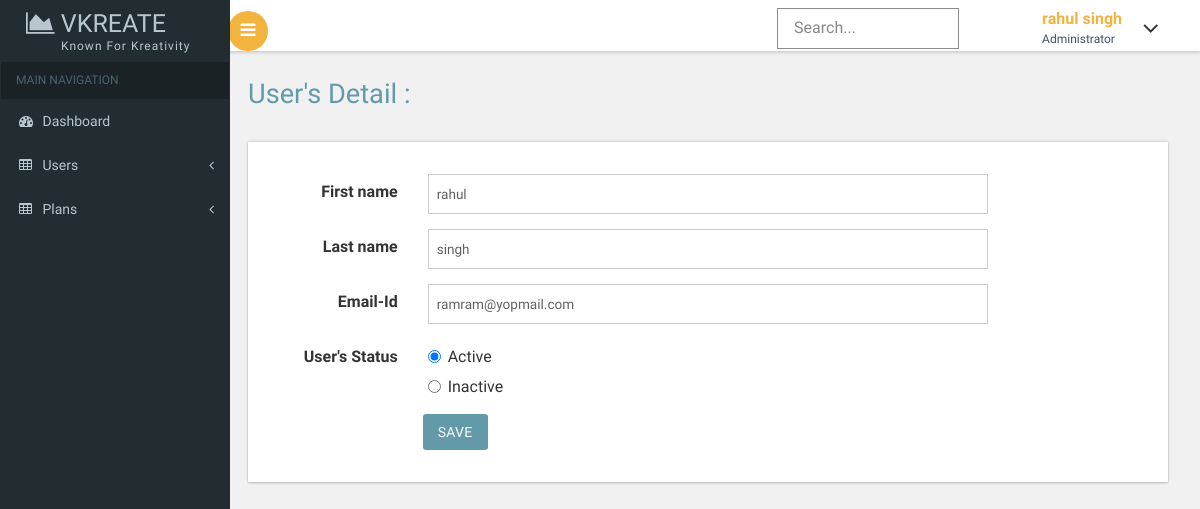
Page /admin/editusers.php?id=1 (signed in) on the earlier database version.
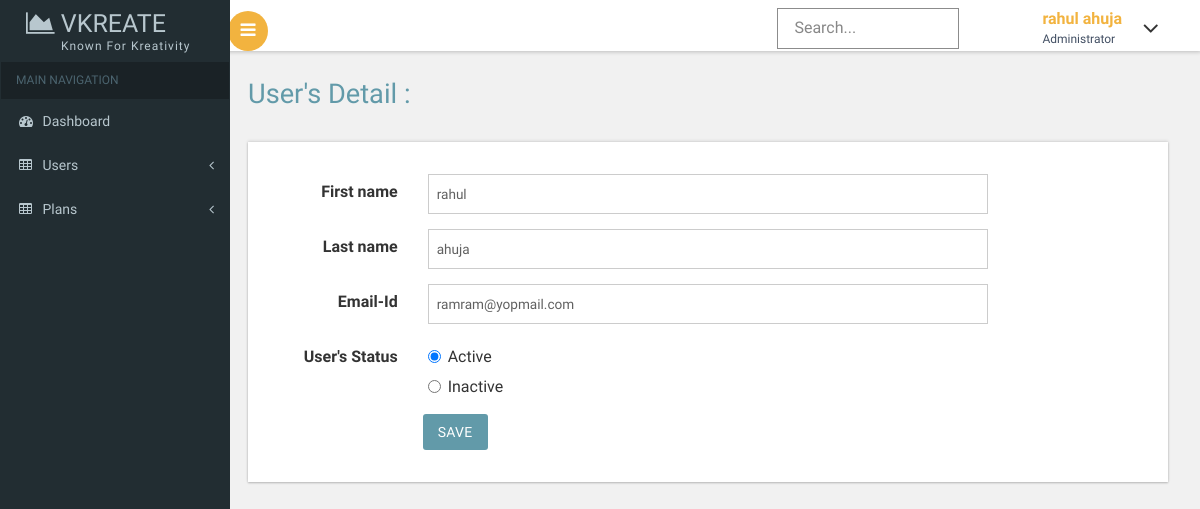
Same page on the later database version.
### tables this page shows
CREATE TABLE `user_table` (
  `id` int(11) NOT NULL,
  `first_name` varchar(30) NOT NULL,
  `last_name` varchar(30) NOT NULL,
  `email` varchar(50) NOT NULL,
  `verifyemail` varchar(50) DEFAULT NULL,
  `remember_tocken` varchar(100) DEFAULT NULL,
  `password` int(30) NOT NULL,
  `status` int(11) NOT NULL DEFAULT 2
);

### admin/editusers.php (the view, shortened to what the changed rows need)
<?php
try
{
require("../connection.php");
$sql="SELECT first_name,last_name,email,status FROM user_table where id=".$_GET['id'];
$res = $pdo->query($sql);
$row = $res->fetch();
}
catch(Exception $e)
{
    echo "$e";
}
?>
<!DOCTYPE HTML>
<html>
<head>
<link href="css/bootstrap.css" rel='stylesheet' type='text/css' />
<link href="css/style.css" rel='stylesheet' type='text/css' />
<link href="css/font-awesome.css" rel="stylesheet">
 <link href='css/SidebarNav.min.css' media='all' rel='stylesheet' type='text/css'/>
<link href="css/custom.css" rel="stylesheet">
</head>
<body class="cbp-spmenu-push">
    <div class="main-content">
    <div class="cbp-spmenu cbp-spmenu-vertical cbp-spmenu-left" id="cbp-spmenu-s1">
        <aside class="sidebar-left">
      <nav class="navbar navbar-inverse">
          <div class="navbar-header">
            <h1><a class="navbar-brand" href="../index.php"><span class="fa fa-area-chart"></span> VKREATE<span class="dashboard_text">Known for Kreativity</span></a></h1>
          </div>
      </nav>
    </aside>
    </div>
        <div class="sticky-header header-section ">
            <div class="header-right">
                <div class="search-box">
                    <form class="input">
                        <label class="input__label" for="input-31">
                            <svg class="graphic" width="100%" height="100%" viewBox="0 0 404 77" preserveAspectRatio="none">
                                <path d="m0,0l404,0l0,77l-404,0l0,-77z"/>
                            </svg>
                        </label>
                    </form>
                </div>
                <div class="profile_details">
                    <ul>
                        <li class="dropdown profile_details_drop">
                            <a href="#" class="dropdown-toggle" data-toggle="dropdown" aria-expanded="false">
                                <div class="profile_img">
                                    <div class="user-name">
                                        <p><?php echo $_SESSION['firstname']." ".$_SESSION['lastname']; ?></p>
                                        <span>Administrator</span>
                                    </div>
                                </div>
                            </a>
                        </li>
                    </ul>
                </div>
            </div>
        </div>
        <div id="page-wrapper">
            <div class="main-page">
            <div class="row">
                        <div class="form-three widget-shadow">
                            <form action="editusersaction.php" method="POST" class="form-horizontal">
                                <div class="form-group">
                                    <div class="col-sm-8">
                                        <input type="text" class="form-control1" id="focusedinput" name="first_name" placeholder="Name of Plan" value="<?php echo $row['first_name']; ?>">
                                    </div>
                                </div>
                                <div class="form-group">
                                    <div class="col-sm-8">
                                        <input type="text" class="form-control1" id="focusedinput" name="last_name" placeholder="last name" value="<?php echo $row['last_name']; ?>">
                                    </div>
                                </div>
                                <div class="form-group">
                                    <div class="col-sm-8"><input type="email" id="email" name="email" class="form-control1" value="<?php echo $row['email'];?>"></div>
                                </div>
                            </form>
                        </div>
                    </div>
        </div>
    </div>
</body>
</html>

Differences in the rows shown:
changed user_table "rahul": last_name "singh" → "ahuja"
Other differences:
$_SESSION['lastname']: "singh" → "ahuja"
